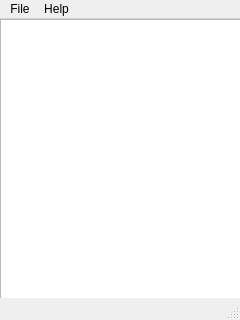
<?xml version="1.0" encoding="UTF-8"?>
<ui version="4.0">
 <class>MainWindow</class>
 <widget class="QMainWindow" name="MainWindow">
  <property name="geometry">
   <rect>
    <x>0</x>
    <y>0</y>
    <width>240</width>
    <height>320</height>
   </rect>
  </property>
  <property name="windowTitle">
   <string>Cute Football</string>
  </property>
  <widget class="QWidget" name="centralwidget">
   <widget class="QGraphicsView" name="m_graphicsView">
    <property name="geometry">
     <rect>
      <x>0</x>
      <y>0</y>
      <width>241</width>
      <height>301</height>
     </rect>
    </property>
    <property name="sizePolicy">
     <sizepolicy hsizetype="Expanding" vsizetype="Expanding">
      <horstretch>0</horstretch>
      <verstretch>0</verstretch>
     </sizepolicy>
    </property>
    <property name="verticalScrollBarPolicy">
     <enum>Qt::ScrollBarAlwaysOff</enum>
    </property>
    <property name="horizontalScrollBarPolicy">
     <enum>Qt::ScrollBarAlwaysOff</enum>
    </property>
   </widget>
  </widget>
  <widget class="QMenuBar" name="menubar">
   <property name="enabled">
    <bool>true</bool>
   </property>
   <property name="geometry">
    <rect>
     <x>0</x>
     <y>0</y>
     <width>240</width>
     <height>20</height>
    </rect>
   </property>
   <widget class="QMenu" name="menuFile">
    <property name="title">
     <string>File</string>
    </property>
    <addaction name="actionNew_Game"/>
    <addaction name="actionSettings"/>
    <addaction name="actionQuit"/>
   </widget>
   <widget class="QMenu" name="menuAbout">
    <property name="title">
     <string>Help</string>
    </property>
    <addaction name="actionAbout"/>
   </widget>
   <addaction name="menuFile"/>
   <addaction name="menuAbout"/>
  </widget>
  <widget class="QStatusBar" name="statusbar">
   <property name="enabled">
    <bool>false</bool>
   </property>
  </widget>
  <action name="actionNew_Game">
   <property name="text">
    <string>Play</string>
   </property>
  </action>
  <action name="actionQuit">
   <property name="text">
    <string>Quit</string>
   </property>
  </action>
  <action name="actionAbout">
   <property name="text">
    <string>About</string>
   </property>
  </action>
  <action name="actionSettings">
   <property name="text">
    <string>Settings</string>
   </property>
  </action>
 </widget>
 <resources/>
 <connections/>
</ui>
